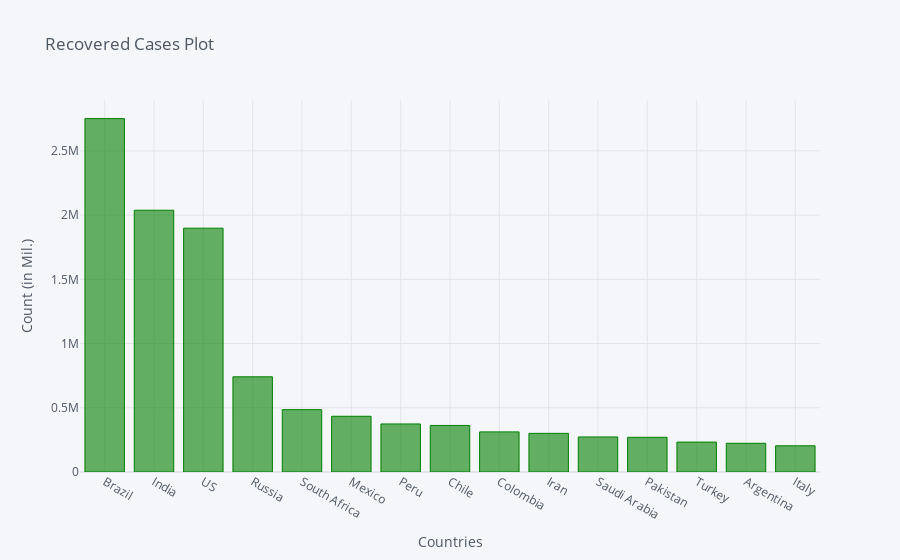

This figure's notebook cell:
### Code cell
recovered_df2_plot.iplot(kind='bar', x='Country/Region', y='8/18/20',color='green',
                         title='Recovered Cases Plot',xTitle='Countries',yTitle='Count (in Mil.)')

### Figure 1 — Plotly figure (JSON) as saved in the notebook; plotly's stock layout.template omitted (floating-point values rounded to 4 significant figures)
{"data": [{"marker": {"color": "rgba(0, 128, 0, 0.6)", "line": {"color": "rgba(0, 128, 0, 1.0)", "width": 1}}, "name": "8/18/20", "orientation": "v", "text": "", "type": "bar", "x": ["Brazil", "India", "US", "Russia", "South Africa", "Mexico", "Peru", "Chile", "Colombia", "Iran", "Saudi Arabia", "Pakistan", "Turkey", "Argentina", "Italy"], "y": [2751246, 2037816, 1898159, 741045, 485468, 433809, 374019, 362440, 312323, 300881, 272911, 269989, 232913, 223531, 204142]}], "layout": {"legend": {"bgcolor": "#F5F6F9", "font": {"color": "#4D5663"}}, "paper_bgcolor": "#F5F6F9", "plot_bgcolor": "#F5F6F9", "title": {"font": {"color": "#4D5663"}, "text": "Recovered Cases Plot"}, "xaxis": {"gridcolor": "#E1E5ED", "showgrid": true, "tickfont": {"color": "#4D5663"}, "title": {"font": {"color": "#4D5663"}, "text": "Countries"}, "zerolinecolor": "#E1E5ED"}, "yaxis": {"gridcolor": "#E1E5ED", "showgrid": true, "tickfont": {"color": "#4D5663"}, "title": {"font": {"color": "#4D5663"}, "text": "Count (in Mil.)"}, "zerolinecolor": "#E1E5ED"}}}
